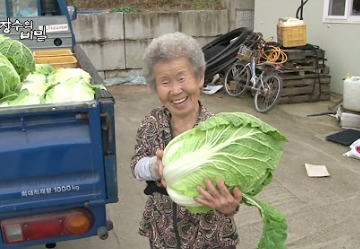
#> input picture cabbage_grandma.png, 360 x 249 px, found by its file name
$ jupyter execute --allow-errors RMBG-2.0_share_241128.ipynb   (shell and % lines are left out)
#> lines starting #> are read from the running program, lines starting #| are printed output that depends on the picture
[cell 1]
from google.colab import drive
#> (the rest of this cell did not finish here and is left out)

[cell 2]
from PIL import Image
import matplotlib.pyplot as plt
import torch
from torchvision import transforms
from transformers import AutoModelForImageSegmentation

#> (the rest of this cell did not finish here and is left out)

[cell 3]
def transform_image(image):
    # Convert RGBA to RGB if image has alpha channel
    if image.mode == 'RGBA':
        image = image.convert('RGB')

    image_size = (1024, 1024)
    transform = transforms.Compose([
        transforms.Resize(image_size),
        transforms.ToTensor(),
        transforms.Normalize(
            mean=[0.485, 0.456, 0.406],
            std=[0.229, 0.224, 0.225]
        )
    ])
    return transform(image)

# Usage
input_image_path = "/content/drive/MyDrive/아이펠/Exploration/cabbage_grandma.png"
image = Image.open(input_image_path)
#> image is the input picture: PIL image 360x249 RGB; mean R, G, B 132.2, 132.7, 118
print(image.size)
#| (360, 249)
#> (the rest of this cell did not finish here and is left out)

#> (a cell that did not finish here is left out)

#> (a cell that did not finish here is left out)

[cell 6]
import cv2
import matplotlib.pyplot as plt

img_orig = cv2.imread(input_image_path)

print(img_orig.shape)
#| (249, 360, 3)

plt.imshow(cv2.cvtColor(img_orig, cv2.COLOR_BGR2RGB))
plt.show()

[cell 7]
img_blurred = cv2.blur(img_orig, (13, 13))
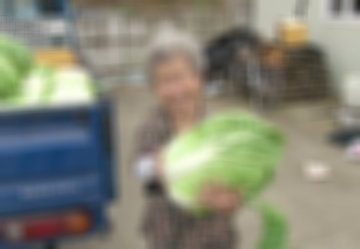
#> img_blurred: shape (249, 360, 3); mean B, G, R 118, 132.7, 132.2

plt.imshow(cv2.cvtColor(img_blurred, cv2.COLOR_BGR2RGB))
plt.show()


$ run again, with cute_dog.png copied over cabbage_grandma.png
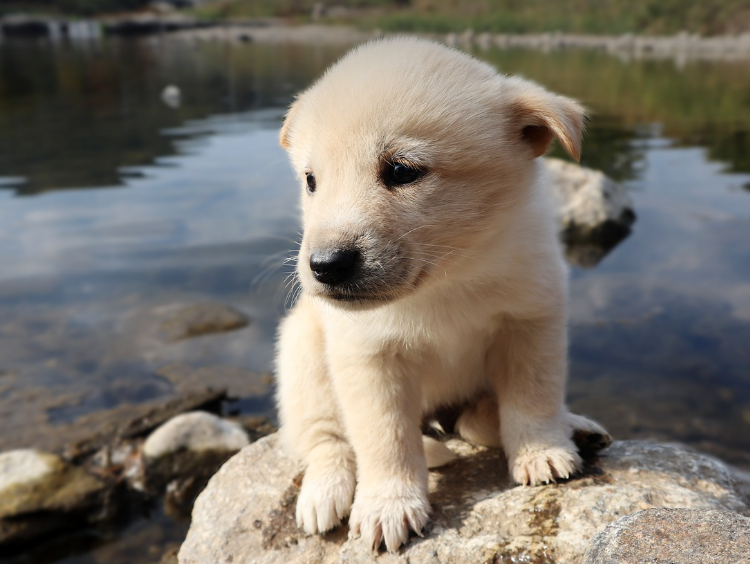
#> input picture cute_dog.png, 750 x 564 px, found by its file name
#> image is the input picture: PIL image 750x564 RGB; mean R, G, B 120.7, 114.4, 105.3
#| (750, 564)
#| (564, 750, 3)
#> `img_blurred = cv2.blur(img_orig, (13, 13))`:
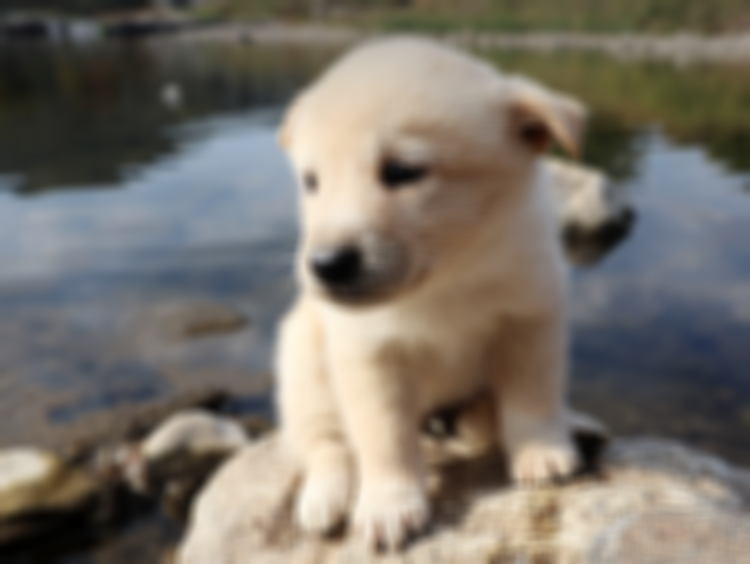
#> img_blurred: shape (564, 750, 3); mean B, G, R 105.3, 114.4, 120.7
